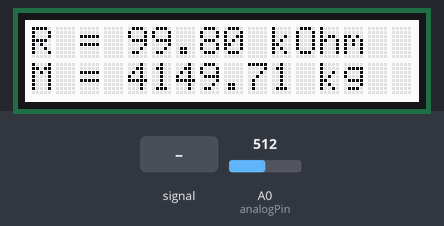
The sketch below on a simulated Arduino Uno, built with avr-gcc and run on an emulated ATmega328P. Parts: 16×2 character LCD. The test bench sets the inputs (shaded band); at power-on: A0 (analogPin) = 512. What the sketch prints to the serial monitor is not drawn.

Above: at 3.2 s.
3.3 s: A0 (analogPin) fed a 2 Hz sine of ±306 counts around its level
At 3.5 s:
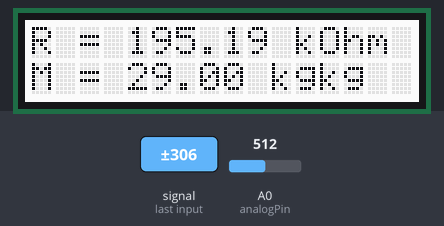
5.8 s: A0 (analogPin) set to 12
At 6.6 s:
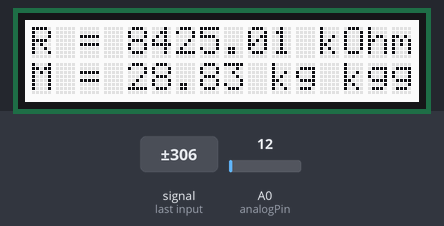
7.7 s: A0 (analogPin) set to 9
At 8.9 s:
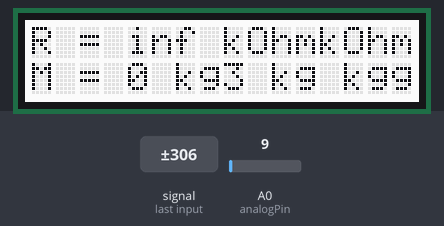
9.4 s: A0 (analogPin) set to 1010
At 10.5 s:
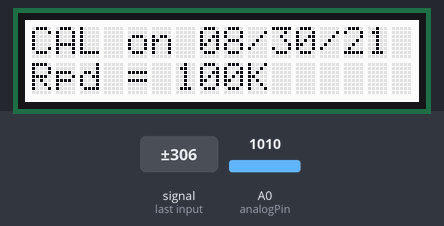
12.4 s: A0 (analogPin) set to 1023
At 15.2 s:
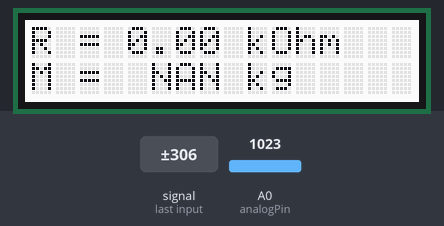
15.4 s: A0 (analogPin) set to 0
At 16.0 s:
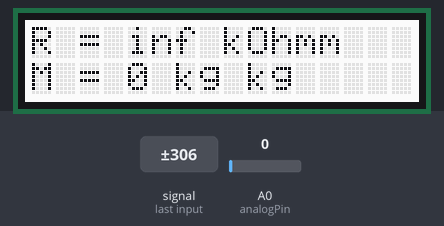
Timing chart, 0 to 18.1 s (numbered marks = the images above; inputs shaded):
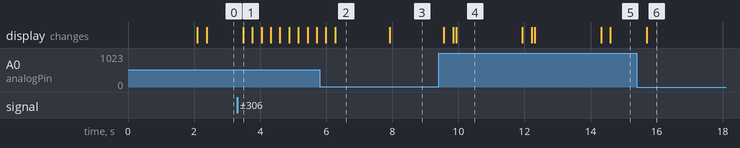

Measured:
- the behaviour switches between 11 and 10 on A0 (analogPin) (found by bisection; images 2 and 3)
- the behaviour switches between 1022 and 1023 on A0 (analogPin) (found by bisection; images 4 and 5)
- after the input at 3.3 s, the display: changes after 0.19 s (image 1)
- after the input at 7.7 s, the display: changes after 0.23 s (image 3)
- after the input at 9.4 s, the display: first changes after 0.16 s (image 4 shows a later state)
- after the input at 12.4 s, the display: first differs from a run without the input after 2.2 s (image 5)
- after the input at 15.4 s, the display: changes after 0.30 s (image 6)

The sketch:

FSR_meter_combined.ino
```cpp
/*********************

Example code for the Adafruit RGB Character LCD Shield and Library

This code displays text on the shield, and also reads the buttons on the keypad.
When a button is pressed, the backlight changes color.

**********************/
extern char CAL_date[];
extern char CAL_Rpd[];
extern float p[5];
//#define startup_str_1 "CAL date"
//#define startup_str_2 "Rpd = 100k"

// define ONE of these macros to select the display mode
//#define DISPLAY_ADC_RAW 1
//#define DISPLAY_NORMALIZED 1
//#define DISPLAY_KOHM 1
#define DISPLAY_CAL_KG 1

#define Rpd_kohm 100.000
#define Rfsr_max_kohm 9999.00

// include the library code:
#include <Wire.h>
#include <Adafruit_RGBLCDShield.h>
#include <utility/Adafruit_MCP23017.h>
#include <stdlib.h>

// The shield uses the I2C SCL and SDA pins. On classic Arduinos
// this is Analog 4 and 5 so you can't use those for analogRead() anymore
// However, you can connect other I2C sensors to the I2C bus and share
// the I2C bus.
Adafruit_RGBLCDShield lcd = Adafruit_RGBLCDShield();

// These #defines make it easy to set the backlight color
#define RED 0x1
#define YELLOW 0x3
#define GREEN 0x2
#define TEAL 0x6
#define BLUE 0x4
#define VIOLET 0x5
#define WHITE 0x7
#define analogPin A0

#define uart_msg_tx_LEN 64
char msg_out[uart_msg_tx_LEN];

void setup() {
  analogReference(EXTERNAL);

  Serial.begin(57600);
  Serial.println("setup");
  // set up the LCD's number of columns and rows:
  lcd.begin(16, 2);

  lcd.setBacklight(WHITE);

  // Print a message to the LCD. We track how long it takes since
  // this library has been optimized a bit and we're proud of it :)
  int time = millis();

  lcd.setCursor(0, 0);
  lcd.print(CAL_date);
  lcd.setCursor(0, 1);
  lcd.print(CAL_Rpd);

  delay(2000);
  lcd.setCursor(0, 0);

#if defined(DISPLAY_ADC_RAW)
  lcd.print("Raw ADC value:");
  Serial.println("Raw ADC value:");
#elif defined(DISPLAY_NORMALIZED)
  lcd.print("% Full scale:");
  Serial.println("% Full scale:");
#elif defined(DISPLAY_KOHM)
  lcd.print("FSR kohms:");
  Serial.println("FSR kohms:");
#elif defined(DISPLAY_CAL_KG)
  lcd.print("FSR kG:");
  Serial.println("FSR kG:");
#endif

  lcd.clear();
  lcd.setCursor(0, 1);
}

float FSR_measurement_raw_norm;
float FSR_measurement_units;

void loop() {

  //not using any buttons
  //uint8_t buttons = lcd.readButtons();

  char teststring[12];
  lcd.setCursor(0,1);
  int a;

  FSR_measurement_raw_norm=measureFSR_float_norm();


#if defined(DISPLAY_ADC_RAW)
  FSR_measurement_units=FSR_measurement_raw_norm*1023.0;
  #if defined(CAL_ADC_raw)
  FSR_measurement_units=apply_cal(FSR_measurement_units);
  #endif
  dtostrf(FSR_measurement_units,7,2,teststring);
  lcd.print(teststring);

  sprintf(msg_out,"Raw ADC value = %s\n",teststring);
  Serial.print(msg_out);
#elif defined(DISPLAY_NORMALIZED)
  FSR_measurement_units=FSR_measurement_raw_norm*100.0;
  dtostrf(FSR_measurement_units,6,2,teststring);
  //a = teststring;
  lcd.print(teststring);
  lcd.print("%");

  sprintf(msg_out,"Norm ADC value = %s\n",teststring);
  Serial.print(msg_out);
#elif defined(DISPLAY_KOHM)
  //double alpha=measureFSR_double();
  float Rfsr_kohm=0.0;
  if (FSR_measurement_raw_norm<=0.0)
  {
    Rfsr_kohm=Rfsr_max_kohm;
  }
  else
  {
    Rfsr_kohm=Rpd_kohm*(1.00/FSR_measurement_raw_norm-1);
  }
  if(Rfsr_kohm>Rfsr_max_kohm)
  {
    Rfsr_kohm=Rfsr_max_kohm;
  }
  dtostrf(Rfsr_kohm,6,4,teststring);
  lcd.print(teststring);
  lcd.print(" K");

  sprintf(msg_out,"FSR = %s",teststring);
  Serial.print(msg_out);
  Serial.println(" kohm");
#elif defined(DISPLAY_CAL_KG)
  float Rfsr_kohm=0.0;
  if (FSR_measurement_raw_norm<=0.0)
  {
    Rfsr_kohm=Rfsr_max_kohm;
  }
  else
  {
    Rfsr_kohm=Rpd_kohm*(1.00/FSR_measurement_raw_norm-1);
  }
  if(Rfsr_kohm>Rfsr_max_kohm)
  {
    Rfsr_kohm=Rfsr_max_kohm;
  }


  dtostrf(Rfsr_kohm,4,2,teststring);
  if(Rfsr_kohm >= Rfsr_max_kohm) {
    sprintf(msg_out,"R = inf kOhm",teststring);
  }
  else {
    sprintf(msg_out,"R = %s kOhm",teststring);
  }
  Serial.println(msg_out);
  //first row is for kohm measurement
  lcd.setCursor(0, 0);
  //lcd.print("R = ");
  lcd.print(msg_out);
  //lcd.print(" kOhm");


  FSR_measurement_units=apply_cal_kohm_to_kg(Rfsr_kohm);
  dtostrf(FSR_measurement_units,4,2,teststring);
  if(Rfsr_kohm >= Rfsr_max_kohm) {
    sprintf(msg_out,"M = 0 kg",teststring);
  }
  else
  {
    sprintf(msg_out,"M = %s kg",teststring);
  }
  Serial.println(msg_out);

  //second row for calibrated kG value
  lcd.setCursor(0, 1);
  //lcd.print("Mass = ");
  lcd.print(msg_out);
  //lcd.print(" kg");

  //lcd.print(teststring);
  ///lcd.print(" kG");


  #endif
}

float measureFSR_float_norm(void)
{
  float FSR_float=0;
  uint16_t idx=0;
  for(idx=0;idx<1000;idx++)
  {
    FSR_float=FSR_float+(float)analogRead(analogPin)/1023.0;
    delayMicroseconds(100);
  }
  //return 125.5;
  return (FSR_float/1000.0);
}

double measureFSR_double(void)
{
  double FSR_double=0;
  uint16_t idx=0;
  for(idx=0;idx<1000;idx++)
  {
    FSR_double=FSR_double+(double)analogRead(analogPin)/1023.0;
    delayMicroseconds(100);
  }
  //return 125.5;
  return (FSR_double/1000.0);
}

// calibration data taken on 2/25/21
// check matlab code cal_2_25_21.m

double apply_cal_kohm_to_kg(float raw_kohm)
{
  float kg_out=0;
  float x=1.0/raw_kohm;
  int n=4;
  //float p[5] = {2.8373e6, -4.0202e5, 2.2768e4, 291.58,5.4305}; //2_25_21
  //float p[5] = {3.5249e7, -2.7592e6, 7.4759e4, -194.5859,3.6994}; //4_08_21
  //float p[5] = {1.1565e7, -1.1762e6, 4.7002e4, 87.667,3.8749}; //4_16_21
  //float p[5] = {-8.947412e+08, 1.118037e+08, -9.294218e+05, 5.781864e+03, 4.401810e+00}; //7_22_21
  // yfit = p1*x^n + p2*x^(n-1) + .... pn*x + pn+1
  // where n=1,2,....,n+1
  uint16_t k;
  for(k=0;k<(n+1);k++)
  {
    kg_out+=p[k]*pow(x,n-k);
  }
  return kg_out;
}
```

Cal_results_8_30_21.c
```cpp
float p[5] = {2.765173e+12, -3.618935e+10, 1.401705e+08, -1.429907e+05, 4.388786e+01};
char CAL_date[] = "CAL on 08/30/21";
char CAL_Rpd[] = "Rpd = 100K";
```
